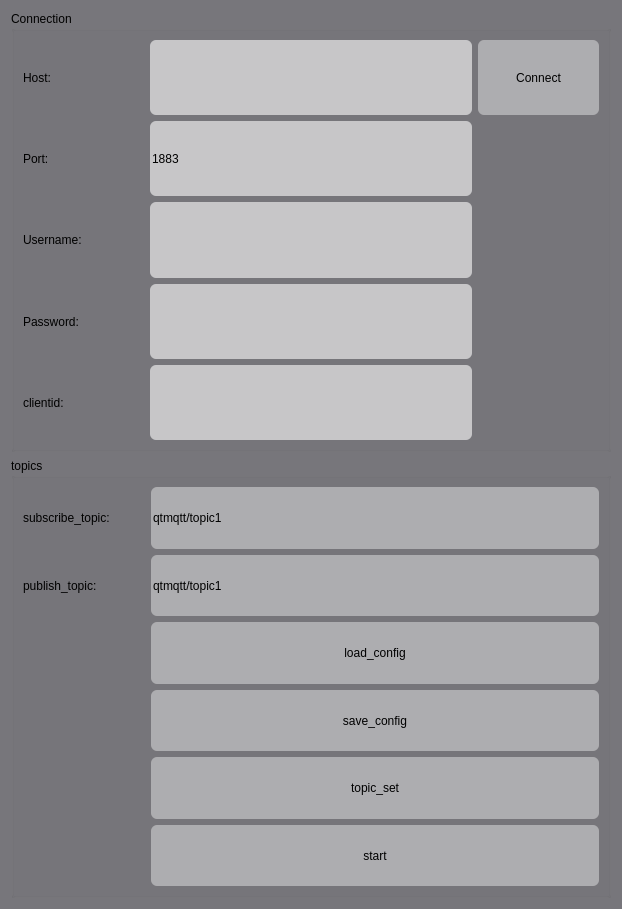
<?xml version="1.0" encoding="UTF-8"?>
<ui version="4.0">
 <class>mqtt_win</class>
 <widget class="QWidget" name="mqtt_win">
  <property name="geometry">
   <rect>
    <x>0</x>
    <y>0</y>
    <width>622</width>
    <height>909</height>
   </rect>
  </property>
  <property name="windowTitle">
   <string>Form</string>
  </property>
  <property name="styleSheet">
   <string notr="true">#mqtt_win
{
background-color: rgb(119, 118, 123);
}</string>
  </property>
  <layout class="QVBoxLayout" name="verticalLayout_3">
   <item>
    <widget class="QGroupBox" name="groupBox_3">
     <property name="title">
      <string>Connection</string>
     </property>
     <layout class="QVBoxLayout" name="verticalLayout_2">
      <item>
       <layout class="QGridLayout" name="gridLayout_2" columnstretch="3,0,8,3">
        <item row="1" column="2">
         <widget class="QSpinBox" name="spinBoxPort">
          <property name="sizePolicy">
           <sizepolicy hsizetype="Minimum" vsizetype="Preferred">
            <horstretch>0</horstretch>
            <verstretch>0</verstretch>
           </sizepolicy>
          </property>
          <property name="styleSheet">
           <string notr="true">background-color: rgba(255, 255, 255, 150);
border-radius:6px;</string>
          </property>
          <property name="buttonSymbols">
           <enum>QAbstractSpinBox::NoButtons</enum>
          </property>
          <property name="maximum">
           <number>99999</number>
          </property>
          <property name="value">
           <number>1883</number>
          </property>
         </widget>
        </item>
        <item row="0" column="0">
         <widget class="QLabel" name="label">
          <property name="text">
           <string>Host:</string>
          </property>
         </widget>
        </item>
        <item row="0" column="3">
         <widget class="QPushButton" name="buttonConnect">
          <property name="sizePolicy">
           <sizepolicy hsizetype="Preferred" vsizetype="Preferred">
            <horstretch>0</horstretch>
            <verstretch>0</verstretch>
           </sizepolicy>
          </property>
          <property name="styleSheet">
           <string notr="true">background-color: rgba(255, 255, 255, 103);
border-radius:6px;</string>
          </property>
          <property name="text">
           <string>Connect</string>
          </property>
         </widget>
        </item>
        <item row="1" column="0">
         <widget class="QLabel" name="label_2">
          <property name="text">
           <string>Port:</string>
          </property>
         </widget>
        </item>
        <item row="3" column="0">
         <widget class="QLabel" name="label_9">
          <property name="text">
           <string>Password:</string>
          </property>
         </widget>
        </item>
        <item row="3" column="2">
         <widget class="QLineEdit" name="lineEditPassword">
          <property name="sizePolicy">
           <sizepolicy hsizetype="Expanding" vsizetype="Preferred">
            <horstretch>0</horstretch>
            <verstretch>0</verstretch>
           </sizepolicy>
          </property>
          <property name="styleSheet">
           <string notr="true">background-color: rgba(255, 255, 255, 150);
border-radius:6px;</string>
          </property>
          <property name="echoMode">
           <enum>QLineEdit::Password</enum>
          </property>
         </widget>
        </item>
        <item row="2" column="2">
         <widget class="QLineEdit" name="lineEditUser">
          <property name="sizePolicy">
           <sizepolicy hsizetype="Expanding" vsizetype="Preferred">
            <horstretch>0</horstretch>
            <verstretch>0</verstretch>
           </sizepolicy>
          </property>
          <property name="styleSheet">
           <string notr="true">background-color: rgba(255, 255, 255, 150);
border-radius:6px;</string>
          </property>
         </widget>
        </item>
        <item row="2" column="0">
         <widget class="QLabel" name="label_8">
          <property name="text">
           <string>Username:</string>
          </property>
         </widget>
        </item>
        <item row="0" column="2">
         <widget class="QLineEdit" name="lineEditHost">
          <property name="sizePolicy">
           <sizepolicy hsizetype="Expanding" vsizetype="Preferred">
            <horstretch>0</horstretch>
            <verstretch>0</verstretch>
           </sizepolicy>
          </property>
          <property name="styleSheet">
           <string notr="true">background-color: rgba(255, 255, 255, 150);
border-radius:6px;</string>
          </property>
          <property name="text">
           <string/>
          </property>
         </widget>
        </item>
        <item row="4" column="2">
         <widget class="QLineEdit" name="lineEditClientid">
          <property name="sizePolicy">
           <sizepolicy hsizetype="Expanding" vsizetype="Preferred">
            <horstretch>0</horstretch>
            <verstretch>0</verstretch>
           </sizepolicy>
          </property>
          <property name="styleSheet">
           <string notr="true">background-color: rgba(255, 255, 255, 150);
border-radius:6px;</string>
          </property>
         </widget>
        </item>
        <item row="4" column="0">
         <widget class="QLabel" name="label_10">
          <property name="text">
           <string>clientid:</string>
          </property>
         </widget>
        </item>
       </layout>
      </item>
     </layout>
    </widget>
   </item>
   <item>
    <widget class="QGroupBox" name="groupBox_2">
     <property name="title">
      <string>topics</string>
     </property>
     <layout class="QVBoxLayout" name="verticalLayout">
      <item>
       <layout class="QGridLayout" name="gridLayout" columnstretch="3,11">
        <item row="0" column="0">
         <widget class="QLabel" name="label_3">
          <property name="text">
           <string>subscribe_topic:</string>
          </property>
         </widget>
        </item>
        <item row="6" column="1">
         <widget class="QPushButton" name="startbutton">
          <property name="sizePolicy">
           <sizepolicy hsizetype="Minimum" vsizetype="Preferred">
            <horstretch>0</horstretch>
            <verstretch>0</verstretch>
           </sizepolicy>
          </property>
          <property name="styleSheet">
           <string notr="true">background-color: rgba(255, 255, 255, 103);
border-radius:6px;</string>
          </property>
          <property name="text">
           <string>start</string>
          </property>
         </widget>
        </item>
        <item row="3" column="1">
         <widget class="QPushButton" name="load_config">
          <property name="sizePolicy">
           <sizepolicy hsizetype="Minimum" vsizetype="Preferred">
            <horstretch>0</horstretch>
            <verstretch>0</verstretch>
           </sizepolicy>
          </property>
          <property name="styleSheet">
           <string notr="true">background-color: rgba(255, 255, 255, 103);
border-radius:6px;</string>
          </property>
          <property name="text">
           <string>load_config</string>
          </property>
         </widget>
        </item>
        <item row="2" column="1">
         <widget class="QLineEdit" name="publish_topic">
          <property name="sizePolicy">
           <sizepolicy hsizetype="Expanding" vsizetype="Preferred">
            <horstretch>0</horstretch>
            <verstretch>0</verstretch>
           </sizepolicy>
          </property>
          <property name="styleSheet">
           <string notr="true">background-color: rgba(255, 255, 255, 103);
border-radius:6px;</string>
          </property>
          <property name="text">
           <string>qtmqtt/topic1</string>
          </property>
         </widget>
        </item>
        <item row="2" column="0">
         <widget class="QLabel" name="label_5">
          <property name="text">
           <string>publish_topic:</string>
          </property>
         </widget>
        </item>
        <item row="0" column="1">
         <widget class="QLineEdit" name="subscribe_topic">
          <property name="sizePolicy">
           <sizepolicy hsizetype="Expanding" vsizetype="Preferred">
            <horstretch>0</horstretch>
            <verstretch>0</verstretch>
           </sizepolicy>
          </property>
          <property name="styleSheet">
           <string notr="true">background-color: rgba(255, 255, 255, 103);
border-radius:6px;</string>
          </property>
          <property name="text">
           <string>qtmqtt/topic1</string>
          </property>
         </widget>
        </item>
        <item row="5" column="1">
         <widget class="QPushButton" name="topic_set">
          <property name="sizePolicy">
           <sizepolicy hsizetype="Minimum" vsizetype="Preferred">
            <horstretch>0</horstretch>
            <verstretch>0</verstretch>
           </sizepolicy>
          </property>
          <property name="styleSheet">
           <string notr="true">background-color: rgba(255, 255, 255, 103);
border-radius:6px;</string>
          </property>
          <property name="text">
           <string>topic_set</string>
          </property>
         </widget>
        </item>
        <item row="4" column="1">
         <widget class="QPushButton" name="save_config">
          <property name="sizePolicy">
           <sizepolicy hsizetype="Minimum" vsizetype="Preferred">
            <horstretch>0</horstretch>
            <verstretch>0</verstretch>
           </sizepolicy>
          </property>
          <property name="styleSheet">
           <string notr="true">background-color: rgba(255, 255, 255, 103);
border-radius:6px;</string>
          </property>
          <property name="text">
           <string>save_config</string>
          </property>
         </widget>
        </item>
       </layout>
      </item>
     </layout>
    </widget>
   </item>
  </layout>
 </widget>
 <resources/>
 <connections/>
</ui>
